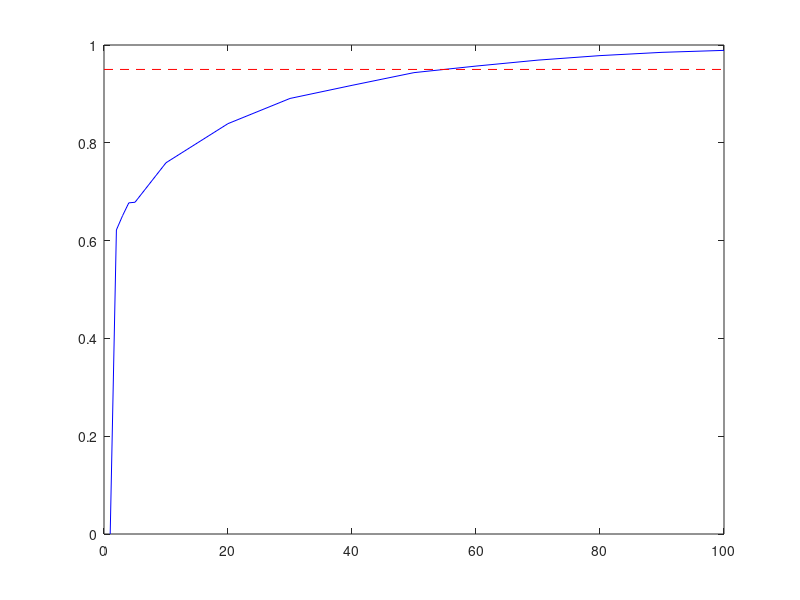

Here is the MATLAB script that generated this plot:
function [nSamp] = ConfidenceTest(paramsA,paramsB,nSims)

% Bonus question: You have two normal distributions, one with a 
% mean of 95 and SD of 10 and the other with a mean of 90 and
% SD of 20. How many samples from each would you need to be 95%
% confident that the mean of A was greater than that of B?

if nargin < 3, nSims = 10000; end
if nargin < 2, paramsB = [90 20]; end
if nargin < 1, paramsA = [95 10]; end

loopCtr = 0;
allSamples = [1:5,10:10:100];
allConf = zeros(size(allSamples));

for iSamp = allSamples
    loopCtr = loopCtr+1;
    
    % Generate distributions
    A = normrnd(paramsA(1),paramsA(2),[iSamp nSims]);
    B = normrnd(paramsB(1),paramsB(2),[iSamp nSims]);
    
    % Test 
    allConf(loopCtr) = sum(mean(A) > mean(B)) / nSims;
end

% Find the # samples corresponding to the first CI over 0.95
nSamp = allSamples(find(allConf>0.95,1));

% Plot a graph of confidence vs. sample size
figure, plot(allSamples,allConf,'b-');
hold on;
hl=line([0 max(allSamples)],[0.95 0.95]);
set(hl,'LineStyle','--','Color','r');